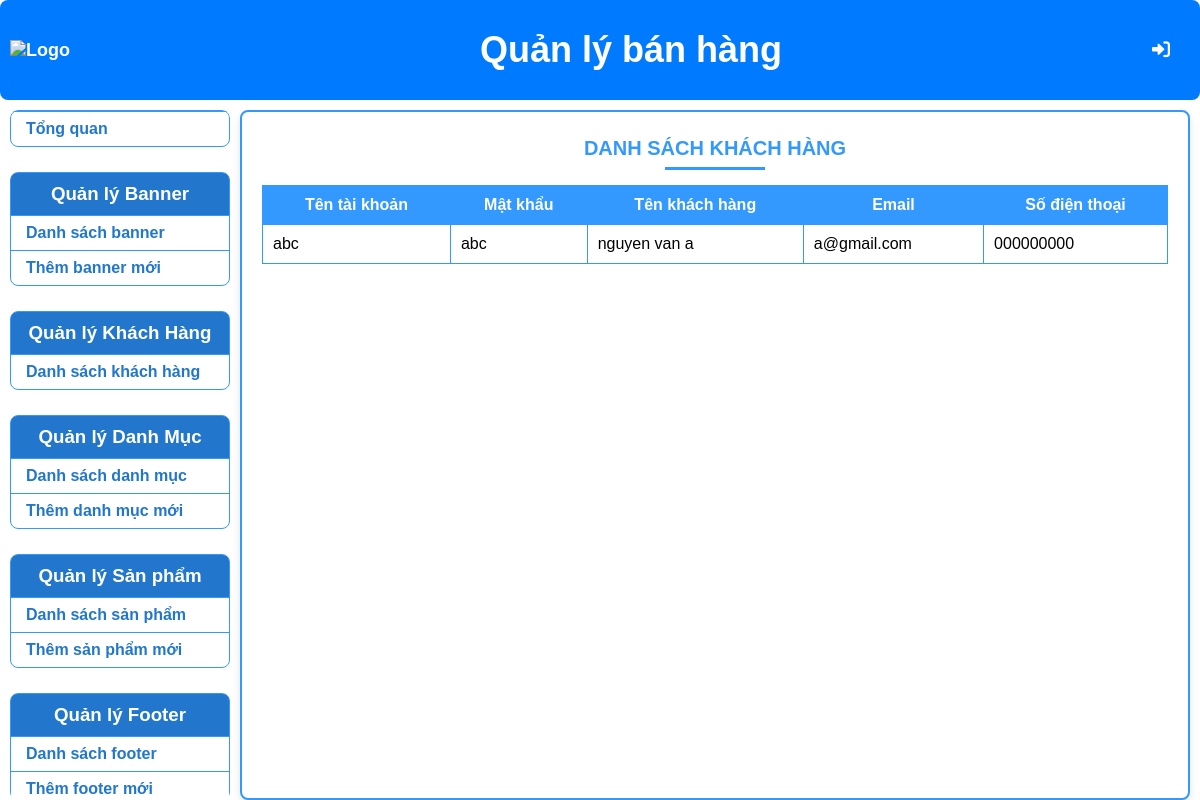
Page /admin/index.php?controller=customer&action=list on the earlier database version.
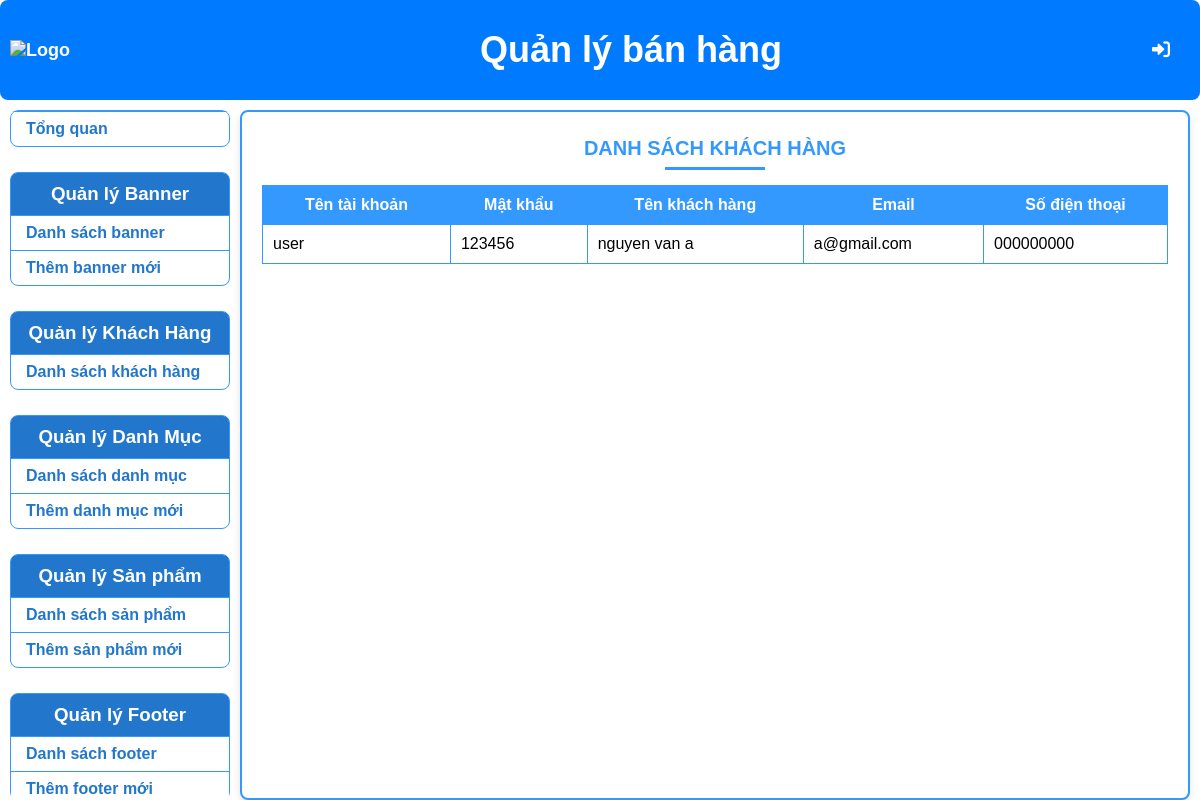
Same page on the later database version.
### tables this page shows
CREATE TABLE `taikhoan` (
  `MaTK` int(11) NOT NULL,
  `TenTK` varchar(45) NOT NULL,
  `Password` varchar(45) NOT NULL,
  `MaKH` int(11) NOT NULL
);

CREATE TABLE `khachhang` (
  `MaKH` int(11) NOT NULL,
  `TenKH` varchar(45) NOT NULL,
  `Diachi` varchar(45) NOT NULL,
  `Phone` varchar(45) DEFAULT NULL,
  `Email` varchar(45) DEFAULT NULL,
  `Age` int(11) DEFAULT NULL,
  `Sex` varchar(45) DEFAULT NULL
);

### admin/controllers/CustomerController.php (called while the page is built, shortened)
<?php
require_once 'Models/Customer.php';
class CustomerController {
    private $customerModel;
    public function __construct() {
        $database = new Database();
        $db = $database->getConnection();
        $this->customerModel = new Customer($db);
    }
    public function index() {
        $customers = $this->customerModel->getAllCustomer();
        require 'Views/Customer/list.php';
    }
}

### admin/index.php (called while the page is built, shortened)
<?php
$mainController = new MainController();
$mainController->handleRequest();
?>

### admin/models/Customer.php (called while the page is built)
<?php
class Customer {
    private $conn;
    public function __construct($db) {
        $this->conn = $db;
    }
    public function getAllCustomer() {
        $sql = "SELECT tk.TenTK, tk.Password, kh.TenKH, kh.Phone, kh.Email
                FROM taikhoan tk
                JOIN khachhang kh ON tk.MaKH = kh.MaKH";
        $stmt = $this->conn->prepare($sql);
        $stmt->execute();
        return $stmt->fetchAll(PDO::FETCH_ASSOC);
    }
}

### admin/views/Customer/list.php (the view, shortened to what this page needs)
<!DOCTYPE html>
<html lang="vi">
<head>
    <link rel="stylesheet" href="Styles/styles.css">
</head>
<body>
    <?php include 'Views/header.php'; ?>
    <div class="main-container">
        <?php include 'Views/sidebar.php'; ?>
        <div class="main-content">
            <h2>Danh sách khách hàng</h2>
            <table class="table">
                <thead>
                    <tr>
                        <th>Tên tài khoản</th>
                        <th>Mật khẩu</th>
                        <th>Tên khách hàng</th>
                        <th>Email</th>
                        <th>Số điện thoại</th>
                    </tr>
                </thead>
                <tbody>
                <?php
                foreach ($customers as $customer) {
                    echo "<tr>";
                    echo "<td>" . htmlspecialchars($customer['TenTK']) . "</td>";
                    echo "<td>" . htmlspecialchars($customer['Password']) . "</td>";
                    echo "<td>" . htmlspecialchars($customer['TenKH']) . "</td>";
                    echo "<td>" . htmlspecialchars($customer['Email']) . "</td>";
                    echo "<td>" . htmlspecialchars($customer['Phone']) . "</td>";
                    echo "</tr>";
                }
                ?>
                </tbody>
            </table>
        </div>
    </div>
</body>
</html>

Differences in the rows shown:
no longer on this page (row edited): taikhoan: TenTK "abc", Password "abc", khachhang.TenKH "nguyen van a", khachhang.Email "a@gmail.com", khachhang.Phone "000000000"
added taikhoan: TenTK "user", Password "123456", khachhang.TenKH "nguyen van a", khachhang.Email "a@gmail.com", khachhang.Phone "000000000"
